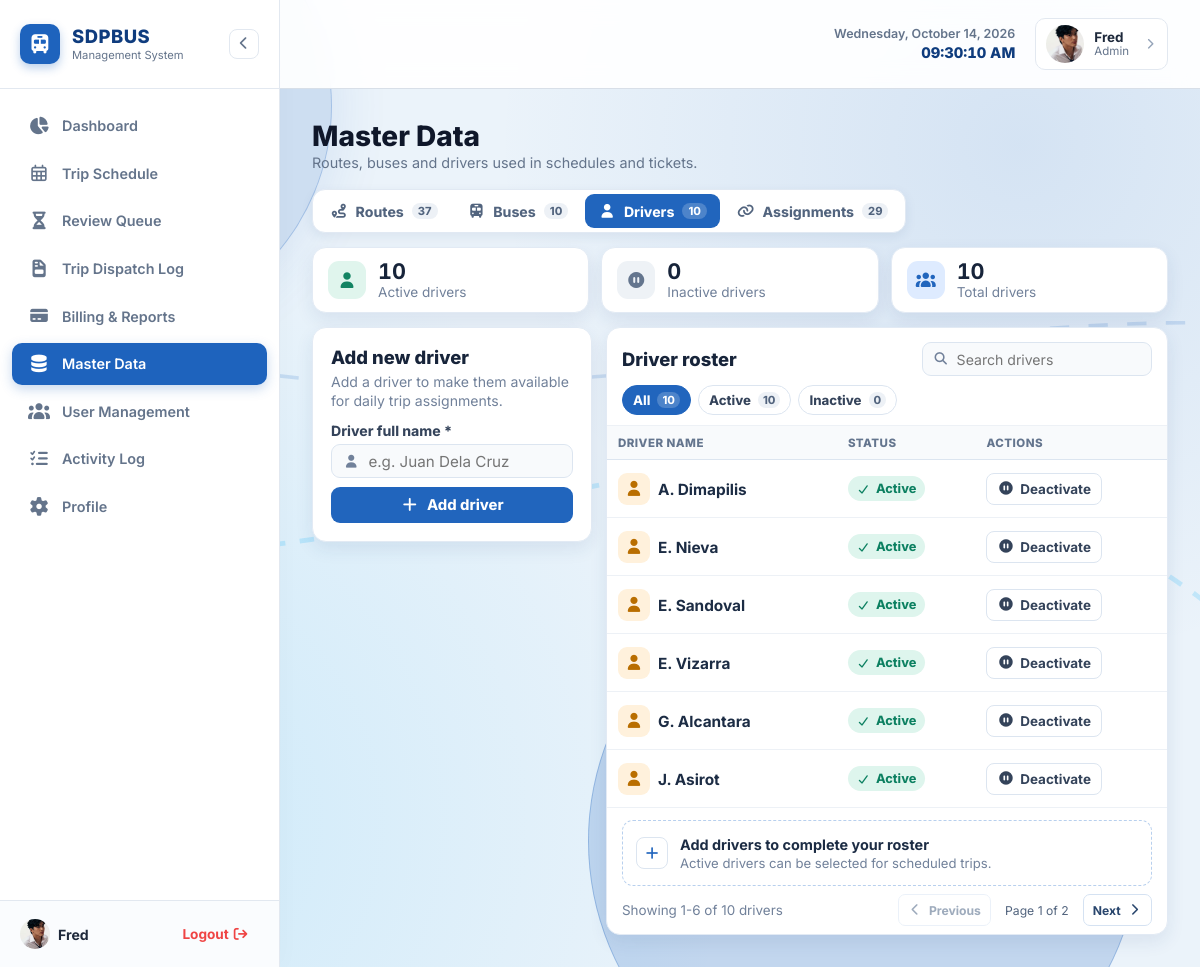
The app's page /ojt-sdpbus/frontend/admin/master_data.php?tab=drivers (signed in) with its own data.
### tables this page shows
CREATE TABLE drivers (
    id INTEGER PRIMARY KEY AUTOINCREMENT,
    driver_name VARCHAR(100) NOT NULL,
    status VARCHAR(20) NOT NULL DEFAULT 'ACTIVE',
    created_at DATETIME DEFAULT CURRENT_TIMESTAMP
);

### ojt-sdpbus/includes/functions.php (called while the page is built, shortened)
<?php
function sanitize(string $input): string {
    return htmlspecialchars(trim($input), ENT_QUOTES, 'UTF-8');
}

### ojt-sdpbus/frontend/admin/master_data.php (the view, shortened to what this page needs)
<?php
require_once __DIR__ . '/../../includes/functions.php';
$db = Database::getConnection();
$activeTab = strtolower(sanitize($_GET['tab'] ?? 'routes'));
$routes = $db->query("SELECT * FROM routes ORDER BY route_name ASC")->fetchAll();
$buses = $db->query("SELECT * FROM buses ORDER BY bus_code ASC")->fetchAll();
$drivers = $db->query("SELECT * FROM drivers ORDER BY driver_name ASC")->fetchAll();
$assignments = $db->query("SELECT da.id, da.driver_id, da.bus_id, da.route_id, da.status,
                                  d.driver_name, b.bus_code, r.route_name
                           FROM driver_assignments da
                           JOIN drivers d ON d.id = da.driver_id
                           JOIN buses b ON b.id = da.bus_id
                           JOIN routes r ON r.id = da.route_id
                           ORDER BY d.driver_name, b.bus_code, r.route_name")->fetchAll();
$masterTabs = [
    'routes' => ['label' => 'Routes', 'icon' => 'fa-route', 'items' => $routes, 'count' => count($routes)],
    'buses' => ['label' => 'Buses', 'icon' => 'fa-bus', 'items' => $buses, 'count' => count($buses)],
    'drivers' => ['label' => 'Drivers', 'icon' => 'fa-user', 'items' => $drivers, 'count' => count($drivers)],
    'assignments' => ['label' => 'Assignments', 'icon' => 'fa-link', 'items' => $assignments, 'count' => count($assignments)]
];
$currentItems = $masterTabs[$activeTab]['items'];
$activeCount = count(array_filter($currentItems, static fn($item) => $item['status'] === 'ACTIVE'));
$inactiveCount = count($currentItems) - $activeCount;
$thirdMetric = match ($activeTab) {
    'routes' => [
        'label' => 'Highest total fee',
        'value' => '₱' . number_format(max(array_map(static fn($route) => (float)$route['rate'] + (float)$route['toll'], $routes) ?: [0]), 2),
        'icon' => 'fa-tag',
        'tone' => 'blue'
    ],
    'buses' => [
        'label' => 'Total seating capacity',
        'value' => number_format(array_sum(array_map(static fn($bus) => (int)$bus['capacity'], $buses)), 0),
        'icon' => 'fa-chair',
        'tone' => 'blue'
    ],
    'assignments' => [
        'label' => 'Assigned drivers',
        'value' => number_format(count(array_unique(array_column(array_filter($assignments, static fn($assignment) => $assignment['status'] === 'ACTIVE'), 'driver_id')))),
        'icon' => 'fa-users',
        'tone' => 'blue'
    ],
    default => [
        'label' => 'Total drivers',
        'value' => number_format(count($drivers)),
        'icon' => 'fa-users',
        'tone' => 'blue'
    ]
};
include __DIR__ . '/../../includes/header.php';
include __DIR__ . '/../../includes/sidebar.php';
?>
<main class="main-content master-data-page">
    <div class="master-data-content">
        <header class="master-page-header">
            <h1>Master Data</h1>
            <p>Routes, buses and drivers used in schedules and tickets.</p>
        </header>
        <nav class="master-tabs" aria-label="Master data types">
            <?php foreach ($masterTabs as $tabKey => $tab): ?>
                <a href="?tab=<?= $tabKey ?>" class="master-tab <?= $activeTab === $tabKey ? 'is-active' : '' ?>" <?= $activeTab === $tabKey ? 'aria-current="page"' : '' ?>>
                    <i class="fas <?= $tab['icon'] ?>" aria-hidden="true"></i>
                    <span><?= $tab['label'] ?></span>
                    <small><?= $tab['count'] ?></small>
                </a>
            <?php endforeach; ?>
        </nav>
        <section class="master-summary" aria-label="<?= htmlspecialchars($masterTabs[$activeTab]['label']) ?> summary">
            <article class="master-stat">
                <span class="master-stat-icon stat-green"><i class="fas <?= $masterTabs[$activeTab]['icon'] ?>" aria-hidden="true"></i></span>
                <span><strong><?= $activeCount ?></strong><small>Active <?= strtolower($masterTabs[$activeTab]['label']) ?></small></span>
            </article>
            <article class="master-stat">
                <span class="master-stat-icon stat-gray"><i class="fas fa-pause-circle" aria-hidden="true"></i></span>
                <span><strong><?= $inactiveCount ?></strong><small>Inactive <?= strtolower($masterTabs[$activeTab]['label']) ?></small></span>
            </article>
            <article class="master-stat">
                <span class="master-stat-icon stat-blue"><i class="fas <?= $thirdMetric['icon'] ?>" aria-hidden="true"></i></span>
                <span><strong><?= htmlspecialchars($thirdMetric['value']) ?></strong><small><?= htmlspecialchars($thirdMetric['label']) ?></small></span>
            </article>
        </section>
        <div class="master-data-layout" data-items-label="<?= strtolower($masterTabs[$activeTab]['label']) ?>">
            <section class="master-panel master-create-panel" aria-labelledby="master-create-title">
                <?php if ($activeTab === 'routes'): ?>
                    <header class="master-panel-heading">
                        <h1 id="master-create-title">Add new route</h1>
                        <p>Rate and toll are applied automatically to every new ticket on this route.</p>
                    </header>
                    <form action="/xampp/yoko-na/ojt-sdpbus/backend/master_data/manage_routes.php" method="POST" class="master-form" autocomplete="off">
                        <input type="hidden" name="action" value="create">
                        <div class="master-field">
                            <label for="route-name">Route name *</label>
                            <div class="master-input-with-icon"><i class="fas fa-route" aria-hidden="true"></i><input type="text" id="route-name" name="route_name" required maxlength="100" autocomplete="off" placeholder="e.g. Route A - Main Line"></div>
                        </div>
                        <div class="master-money-fields">
                            <div class="master-field">
                                <label for="route-rate">Rate (₱)</label>
                                <input type="number" id="route-rate" name="rate" min="0" step="0.01" value="0.00" required>
                            </div>
                            <div class="master-field">
                                <label for="route-toll">Toll (₱)</label>
                                <input type="number" id="route-toll" name="toll" min="0" step="0.01" value="0.00" required>
                            </div>
                        </div>
                        <div class="route-fee-preview" aria-live="polite">
                            <div><span>Rate</span><strong id="preview-rate">₱0.00</strong></div>
                            <div><span>Toll</span><strong id="preview-toll">₱0.00</strong></div>
                            <div class="route-preview-total"><span>Total fee per trip</span><strong id="preview-total">₱0.00</strong></div>
                        </div>
                        <button type="submit" class="master-submit"><i class="fas fa-plus" aria-hidden="true"></i> Add route</button>
                    </form>
                <?php elseif ($activeTab === 'drivers'): ?>
                    <header class="master-panel-heading">
                        <h1 id="master-create-title">Add new driver</h1>
                        <p>Add a driver to make them available for daily trip assignments.</p>
                    </header>
                    <form action="/xampp/yoko-na/ojt-sdpbus/backend/master_data/manage_drivers.php" method="POST" class="master-form">
                        <div class="master-field">
                            <label for="driver-name">Driver full name *</label>
                            <div class="master-input-with-icon"><i class="fas fa-user" aria-hidden="true"></i><input type="text" id="driver-name" name="driver_name" required maxlength="100" placeholder="e.g. Juan Dela Cruz"></div>
                        </div>
                        <button type="submit" class="master-submit"><i class="fas fa-plus" aria-hidden="true"></i> Add driver</button>
                    </form>
                <?php endif; ?>
            </section>
            <section class="master-panel master-list-panel" aria-labelledby="master-list-title">
                <div class="master-list-heading">
                    <h2 id="master-list-title"><?= $activeTab === 'routes' ? 'Existing routes' : ($activeTab === 'buses' ? 'Bus fleet' : ($activeTab === 'drivers' ? 'Driver roster' : 'Driver assignments')) ?></h2>
                    <label class="master-search"><i class="fas fa-search" aria-hidden="true"></i><input type="search" id="master-search" placeholder="Search <?= strtolower($masterTabs[$activeTab]['label']) ?>" autocomplete="off"></label>
                </div>
                <div class="master-filters" role="group" aria-label="Filter <?= strtolower($masterTabs[$activeTab]['label']) ?>">
                    <button type="button" class="master-filter is-active" data-status-filter="all" aria-pressed="true">All <span><?= count($currentItems) ?></span></button>
                    <button type="button" class="master-filter" data-status-filter="ACTIVE" aria-pressed="false">Active <span><?= $activeCount ?></span></button>
                    <button type="button" class="master-filter" data-status-filter="INACTIVE" aria-pressed="false">Inactive <span><?= $inactiveCount ?></span></button>
                </div>
                <div class="master-table-wrap">
                    <table class="master-table">
                        <thead>
                            <?php if ($activeTab === 'routes'): ?>
                                <tr><th scope="col">Route name</th><th scope="col">Rate</th><th scope="col">Toll</th><th scope="col">Total fee</th><th scope="col">Status</th><th scope="col">Actions</th></tr>
                            <?php elseif ($activeTab === 'buses'): ?>
                                <tr><th scope="col">Bus code</th><th scope="col">Capacity</th><th scope="col">Status</th><th scope="col">Actions</th></tr>
                            <?php elseif ($activeTab === 'drivers'): ?>
                                <tr><th scope="col">Driver name</th><th scope="col">Status</th><th scope="col">Actions</th></tr>
                            <?php else: ?>
                                <tr><th scope="col">Driver</th><th scope="col">Bus</th><th scope="col">Route</th><th scope="col">Status</th><th scope="col">Actions</th></tr>
                            <?php endif; ?>
                        </thead>
                        <tbody id="master-rows">
                            <?php if ($activeTab === 'routes'): ?>
                                <?php foreach ($routes as $route): ?>
                                    <tr class="master-row" data-status="<?= htmlspecialchars($route['status']) ?>" data-search="<?= htmlspecialchars(strtolower($route['route_name'])) ?>">
                                        <td data-label="Route name"><span class="master-item-icon icon-route"><i class="fas fa-route" aria-hidden="true"></i></span><strong><?= htmlspecialchars($route['route_name']) ?></strong></td>
                                        <td data-label="Rate">₱<?= number_format((float)$route['rate'], 2) ?></td>
                                        <td data-label="Toll">₱<?= number_format((float)$route['toll'], 2) ?></td>
                                        <td data-label="Total fee"><strong>₱<?= number_format((float)$route['rate'] + (float)$route['toll'], 2) ?></strong></td>
                                        <td data-label="Status"><span class="master-status <?= $route['status'] === 'ACTIVE' ? 'status-active' : 'status-inactive' ?>"><i class="fas <?= $route['status'] === 'ACTIVE' ? 'fa-check' : 'fa-pause' ?>" aria-hidden="true"></i><?= htmlspecialchars(ucfirst(strtolower($route['status']))) ?></span></td>
                                        <td data-label="Actions"><form action="/xampp/yoko-na/ojt-sdpbus/backend/master_data/manage_routes.php" method="POST"><input type="hidden" name="action" value="toggle_status"><input type="hidden" name="route_id" value="<?= (int)$route['id'] ?>"><input type="hidden" name="status" value="<?= $route['status'] === 'ACTIVE' ? 'INACTIVE' : 'ACTIVE' ?>"><button type="submit" class="master-toggle"><i class="fas <?= $route['status'] === 'ACTIVE' ? 'fa-pause-circle' : 'fa-play-circle' ?>" aria-hidden="true"></i><?= $route['status'] === 'ACTIVE' ? 'Deactivate' : 'Activate' ?></button></form></td>
                                    </tr>
                                <?php endforeach; ?>
                            <?php elseif ($activeTab === 'drivers'): ?>
                                <?php foreach ($drivers as $driver): ?>
                                    <tr class="master-row" data-status="<?= htmlspecialchars($driver['status']) ?>" data-search="<?= htmlspecialchars(strtolower($driver['driver_name'])) ?>">
                                        <td data-label="Driver name"><span class="master-item-icon icon-driver"><i class="fas fa-user" aria-hidden="true"></i></span><strong><?= htmlspecialchars($driver['driver_name']) ?></strong></td>
                                        <td data-label="Status"><span class="master-status <?= $driver['status'] === 'ACTIVE' ? 'status-active' : 'status-inactive' ?>"><i class="fas <?= $driver['status'] === 'ACTIVE' ? 'fa-check' : 'fa-pause' ?>" aria-hidden="true"></i><?= htmlspecialchars(ucfirst(strtolower($driver['status']))) ?></span></td>
                                        <td data-label="Actions"><form action="/xampp/yoko-na/ojt-sdpbus/backend/master_data/manage_drivers.php" method="POST"><button type="submit" class="master-toggle"><i class="fas <?= $driver['status'] === 'ACTIVE' ? 'fa-pause-circle' : 'fa-play-circle' ?>" aria-hidden="true"></i><?= $driver['status'] === 'ACTIVE' ? 'Deactivate' : 'Activate' ?></button></form></td>
                                    </tr>
                                <?php endforeach; ?>
                            <?php endif; ?>
                        </tbody>
                    </table>
                </div>
                <?php if ($activeTab === 'assignments'): ?>
                    <a href="#assignment-driver" class="master-add-prompt">
                        <span class="master-prompt-icon"><i class="fas fa-plus" aria-hidden="true"></i></span>
                        <span><strong>Add another driver, bus and route combination</strong><small>Drivers can have multiple active assignments for trip schedules.</small></span>
                    </a>
                <?php else: ?>
                    <button type="button" class="master-add-prompt" id="focus-master-form">
                        <span class="master-prompt-icon"><i class="fas fa-plus" aria-hidden="true"></i></span>
                        <span><strong><?= $activeTab === 'routes' ? 'Add more routes to plan more trips' : ($activeTab === 'buses' ? 'Add buses to keep the fleet ready' : 'Add drivers to complete your roster') ?></strong><small><?= $activeTab === 'routes' ? 'Each active route appears in the daily Trip Schedule.' : ($activeTab === 'buses' ? 'Active buses are available for daily trip assignments.' : 'Active drivers can be selected for scheduled trips.') ?></small></span>
                    </button>
                <?php endif; ?>
                <footer class="master-table-footer">
                    <span id="master-table-footer" aria-live="polite">Showing <?= count($currentItems) ?> of <?= count($currentItems) ?> <?= strtolower($masterTabs[$activeTab]['label']) ?></span>
                    <nav class="master-pagination-controls" aria-label="Master data pages">
                        <button type="button" id="master-previous" aria-label="Previous page" disabled><i class="fas fa-chevron-left" aria-hidden="true"></i> Previous</button>
                        <span id="master-page-summary" aria-live="polite">Page 1 of 1</span>
                        <button type="button" id="master-next" aria-label="Next page" disabled>Next <i class="fas fa-chevron-right" aria-hidden="true"></i></button>
                    </nav>
                </footer>
            </section>
        </div>
    </div>
</main>
<?php include __DIR__ . '/../../includes/footer.php'; ?>

### records on screen
drivers: driver_name "A. Dimapilis", status "Active", shows "Deactivate"
drivers: driver_name "E. Nieva", status "Active", shows "Deactivate"
drivers: driver_name "E. Sandoval", status "Active", shows "Deactivate"
drivers: driver_name "E. Vizarra", status "Active", shows "Deactivate"
drivers: driver_name "G. Alcantara", status "Active", shows "Deactivate"
drivers: driver_name "J. Asirot", status "Active", shows "Deactivate"

### other values on screen
$username "Fred"
$role "Admin"
$tab['label'] "Routes"
$tab['count'] "37"
$tab['label'] "Buses"
$tab['count'] "10"
$tab['label'] "Drivers"
$tab['label'] "Assignments"
$tab['count'] "29"
$activeCount "10"
$masterTabs[$activeTab]['label'] "drivers"
$inactiveCount "0"
$thirdMetric['value'] "10"
$thirdMetric['label'] "Total drivers"
count($currentItems) "10"
